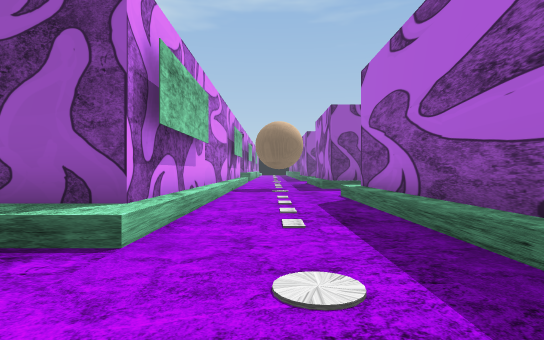
view 1 (above)

20 first-person views from a walk through a 3-D level made in the Unity game engine. The camera is 1.3 m above the floor, looks level and sees 80° across. The floor is counted in squares, 2 m on a side. Each view is taken from the middle of a square. On the plan, view 1 faces up. The plan holds only what a view shows up to about 10 squares ahead; the rest is blank. The place goes on beyond the plan. The player character is not drawn.

view 2
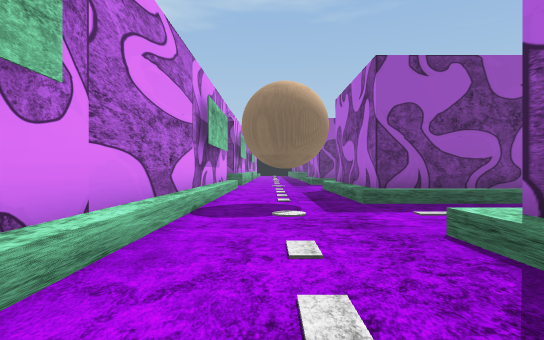

view 3
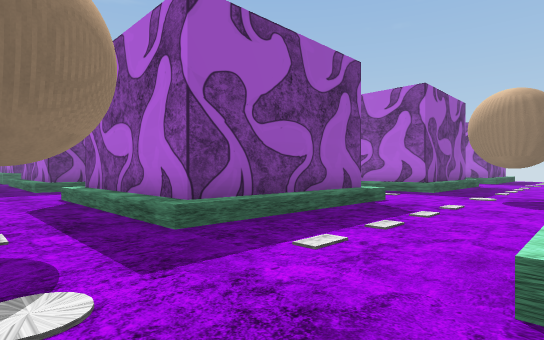

view 4
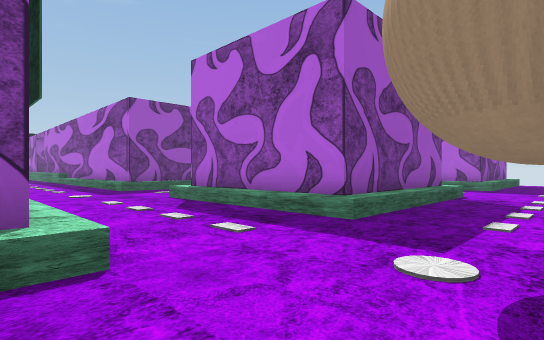

view 5
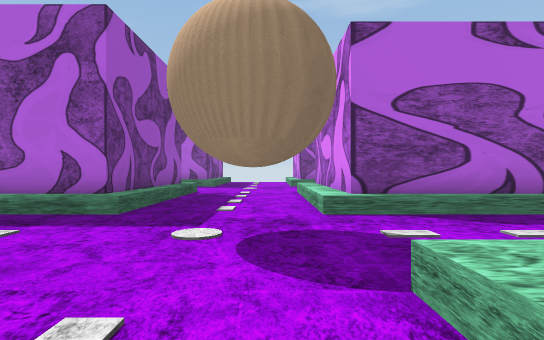

view 6
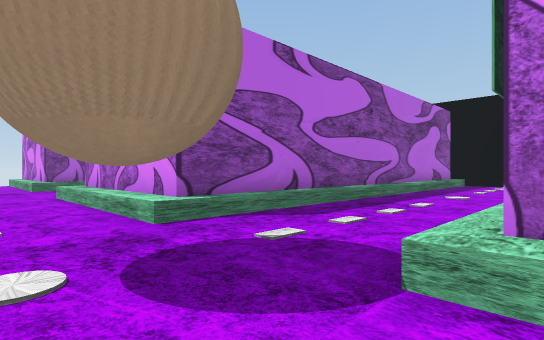

view 7
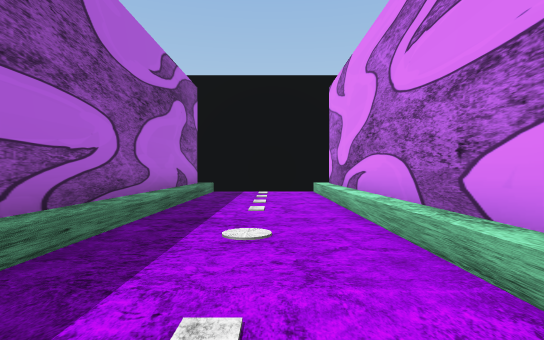

view 8
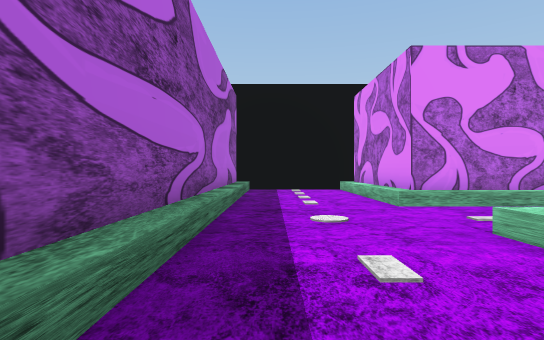

view 9
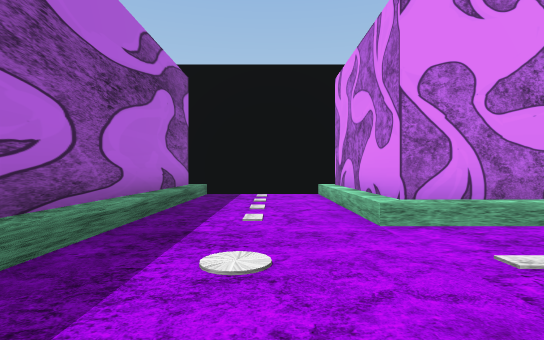

view 10
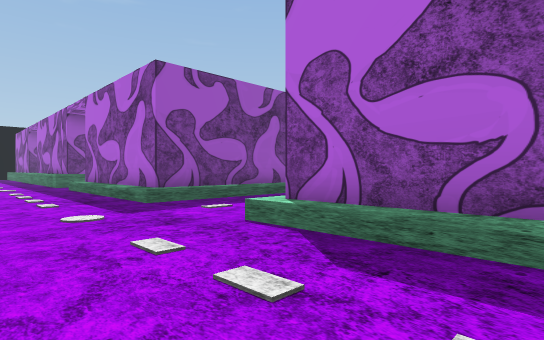

view 11
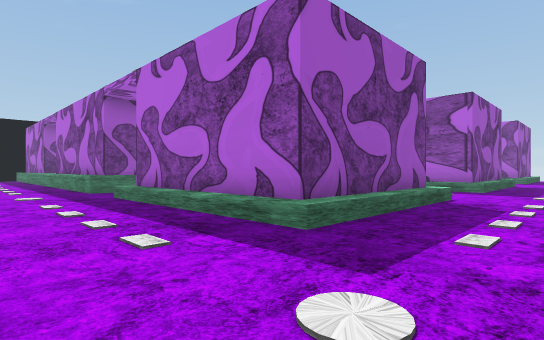

view 12
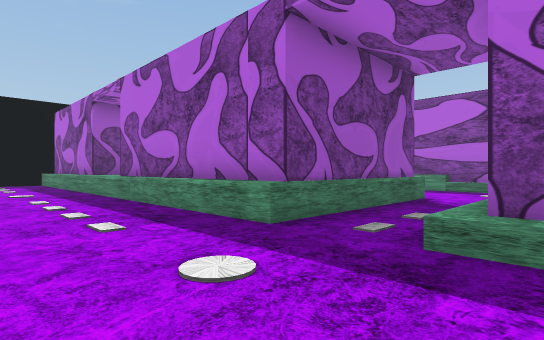

view 13
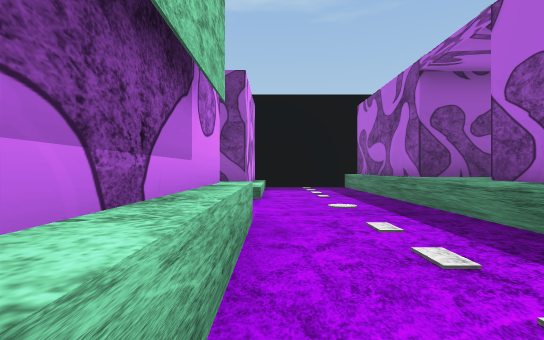

view 14
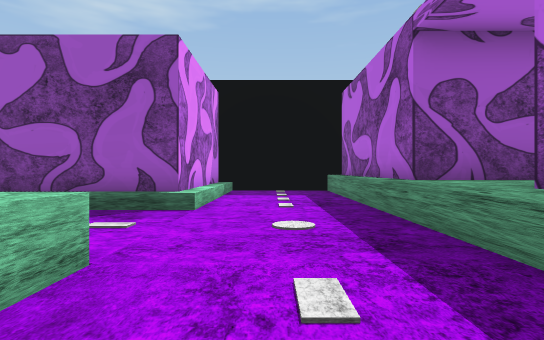

view 15
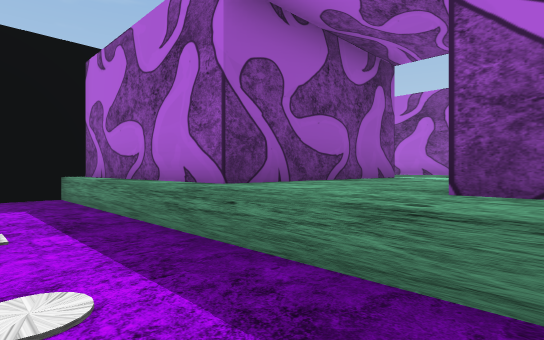

view 16
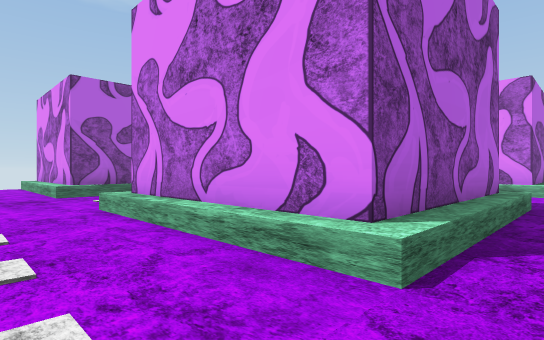

view 17
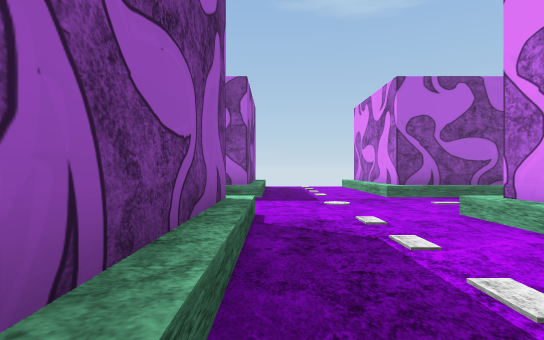

view 18
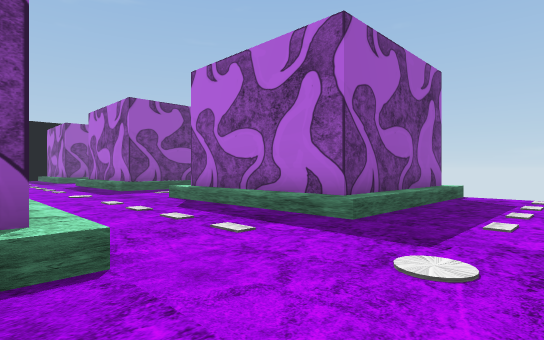

view 19
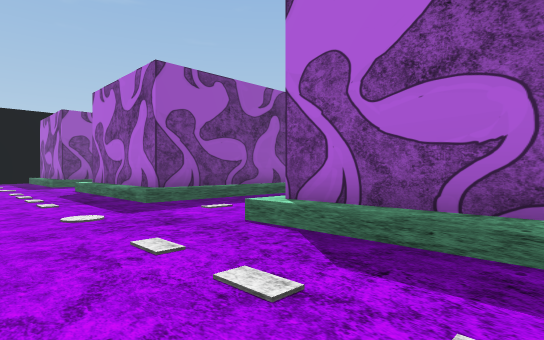

view 20
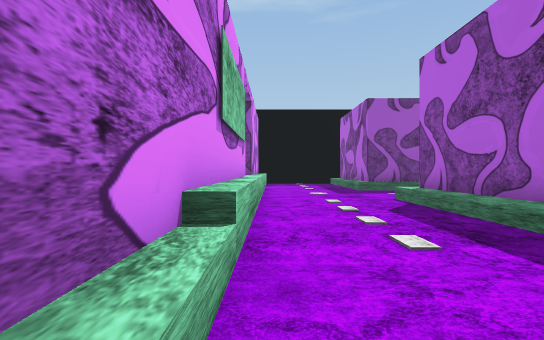

### Floor plan
Key: @ floor where view 1 was taken; # wall or solid block; . main floor; : floor 0.5 m higher than the main floor; / step, stairs or slope; ^ raised ledge; O other object.
Columns run from 5 left of view 1 to 22 right of it. Each row starts with its distance up from view 1.
 40     /..#
 39    #/..#
 38    #/..#
 37    #/..#
 36 ####/..#        #
 35   ///..#^^^#    #  #/../
 34    ....^^^^^        /...
 33    ....^^^^         /...
 32    ^...#           #/../
 31    #...#           #/../#
 30    #...#           #/../#
 29    #...#           #/../#
 28    #...#           #/../####
 27     ...^####...:#  #/../////
 26     .........../#  #/....
 25     ...///          /....
 24     .../#           /../
 23      ../#           /../#
 22     .../#           /../#
 21     .../#           /../#
 20     .../#### ../####/../####
 19     ...//////..//////../////
 18     ........................
 17     /.....  ................
 16     /../    /..//////..////
 15    #/../#   /../####  ./###
 14    #/../#   /../#      /#
 13    #/../#   /../#      /#
 12    #/../####/../####
 11    #/ .//////..//////../
 10    #/........O...........
  9    #/........ ...........
  8    #/..//////..//////../
  7    #/../#  #/../####
  6    #/../#   /../#
  5    #/../#   /../#
  4   ##/../#   /../#
  3   ::/../#  #/../#
  2    ..../#  #/../#
  1   ...../#  #/../#
  0  ////@./#  #/../#
 -1  ###/../#  #/../#
 -2    #/../#  #/../#
 -3    #/../#  #/../#
 -4    #/../#  #/../#
 -5    ######  ######

Where each view was taken, in squares from view 1:
view 1: 0 up, 0 right, facing up
view 2: 5 up, 0 right, facing up
view 3: 8 up, 0 right, facing up-right
view 4: 9 up, 6 right, facing up-right
view 5: 9 up, 5 right, facing right
view 6: 10 up, 6 right, facing down-right
view 7: 5 up, 8 right, facing down
view 8: 6 up, 1 right, facing down
view 9: 4 up, 0 right, facing down
view 10: 13 up, 1 left, facing up-right
view 11: 17 up, 1 left, facing up-right
view 12: 24 up, 1 left, facing up-right
view 13: 28 up, 1 left, facing up
view 14: 30 up, 0 right, facing up
view 15: 32 up, 0 right, facing up-right
view 16: 18 up, 9 right, facing down-right
view 17: 19 up, 10 right, facing right
view 18: 17 up, 14 right, facing up-right
view 19: 21 up, 15 right, facing up-right
view 20: 25 up, 15 right, facing up
